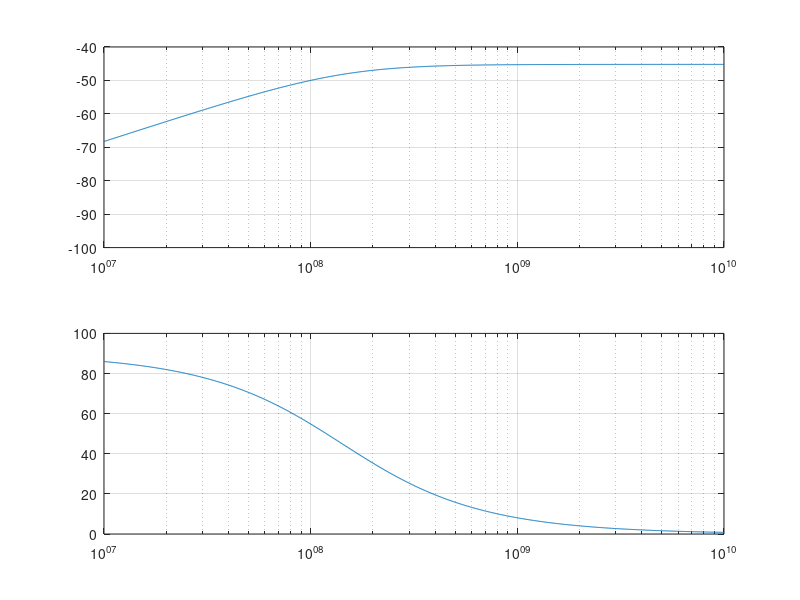
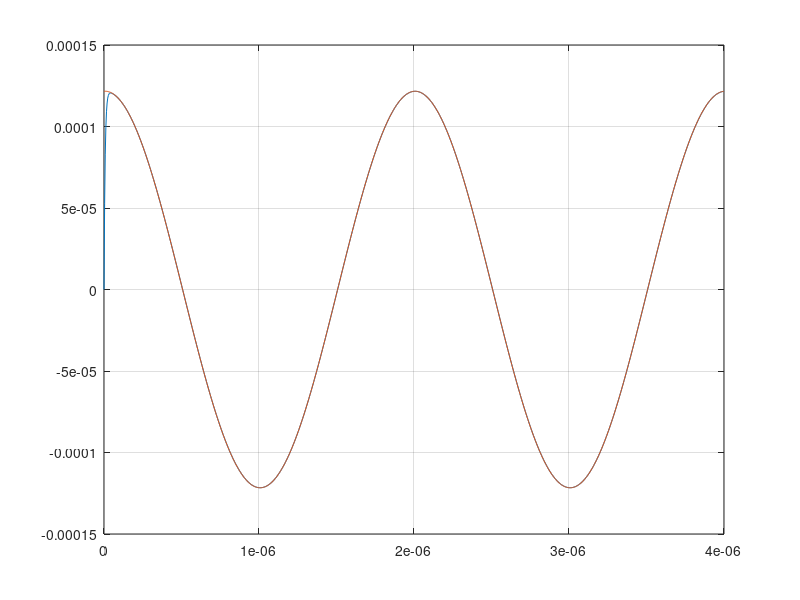

MATLAB code to generate these figures, in order:
%% Model for the Id of RC;
clc
clear
C1 = 38.72e-12;
Ron = 182;
num = [C1, 0];
den = [C1*Ron, 1];
sys = tf(num, den)

%% Calculate the frequency response;
[mag, phase, dw] = bode(sys);
figure("Name", "Frequency Response")
subplot(2,1,1)
semilogx(dw, mag2db(mag(:,:)));
grid on;
ylim([-100, -40])
subplot(2,1,2)
semilogx(dw, phase(:,:));
grid on;

%% Response of Sine Vin
t = linspace(0,4e-6,1000);
Fin = 500e3;
win = 2*pi*Fin;
vin = sin(win.*t);
id_s = lsim(sys, vin, t);
id_c = C1*win*cos(win.*(t - C1*Ron));
figure()
plot(t,id_s, t,id_c);
grid on
